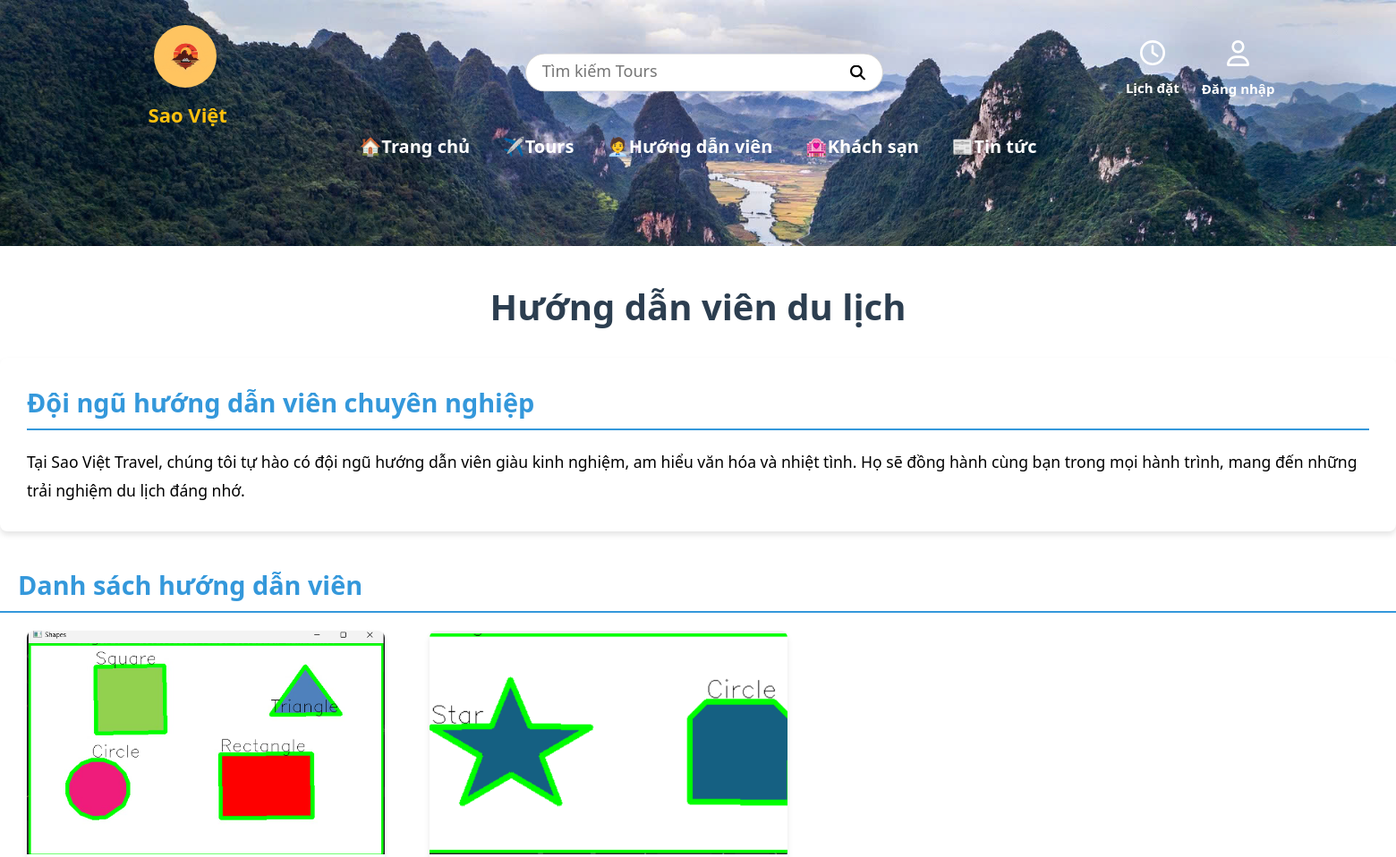
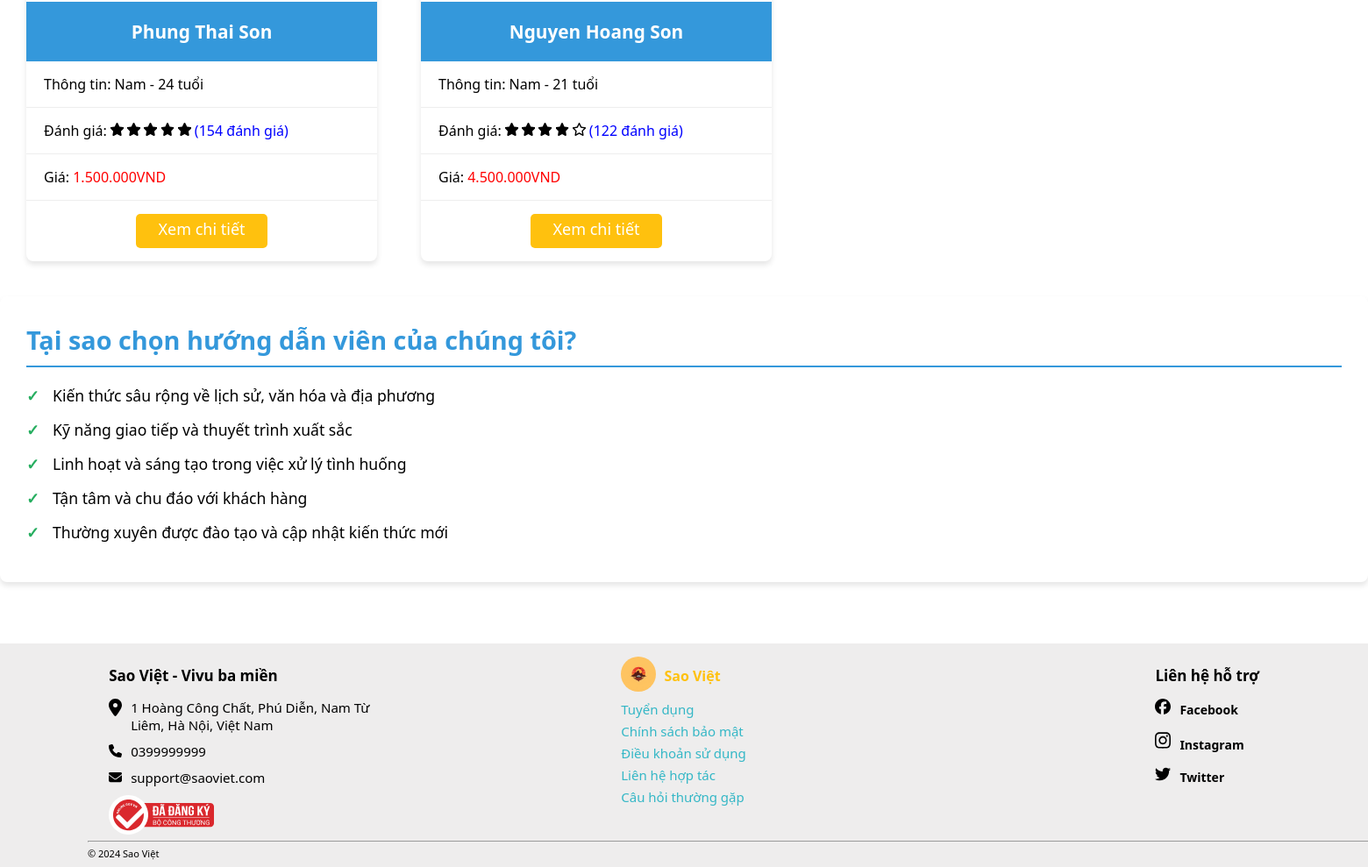
Screenshot of /index.php?controller=guide&action=index with the database file from the repository (2 pictures, top to bottom).
### tables this page shows
CREATE TABLE `huongdanvien` (
  `MaHDV` int(11) NOT NULL,
  `TenHDV` varchar(100) NOT NULL,
  `AnhHDV` varchar(100) NOT NULL,
  `GioiTinh` varchar(10) NOT NULL,
  `NgaySinh` date NOT NULL,
  `SDT` int(10) NOT NULL,
  `Email` varchar(50) NOT NULL,
  `MoTa` text NOT NULL,
  `Gia` varchar(20) NOT NULL,
  `DanhGia` int(5) DEFAULT NULL
);

### Controllers/BaseController.php (called while the page is built, shortened)
<?php
    class BaseController {
        protected function view($viewPath, array $data = []) {
            require(self::VIEW_FORDER_NAME .'/'. str_replace('.', '/', $viewPath).'.php');
        }
    }
?>

### Core/Database.php (called while the page is built, shortened)
<?php
class Database
{
    public function connect()
    {
        $connect = mysqli_connect(self::HOST, self::USER, self::PASS, self::DB_NAME);
        mysqli_set_charset($connect, 'utf8');
        return $connect;
    }
}

### Models/BaseModel.php (called while the page is built, shortened)
<?php
class BaseModel extends Database {
    protected $connect;
    public function __construct() {
        $this->connect = $this->connect();
    }
    public function all($table, $select = ['*']) {
        $columns = implode(', ', $select);
        $sql = "SELECT {$columns} FROM {$table}";
        $query = $this->_query($sql);
        $data = [];
        while ($row = mysqli_fetch_object($query)) {
            array_push($data, $row);
        }
        return $data;
    }
    private function _query($sql) {
        return mysqli_query($this->connect, $sql);
    }
}

### Models/guideModel.php (called while the page is built, shortened)
<?php
    class guideModel extends BaseModel {
        public function getAll() {
            return $this->all(self::TABLE);
        }
    }

### Views/guide/index.php (the view)
<?php if(isset($_REQUEST['idTour'])): ?>
    <main>
        <h1 style="color: red;">Vui lòng chọn hướng dẫn viên du lịch!</h1>
        <section class="guide-list">
            <h2>Danh sách hướng dẫn viên</h2>
            <div class="guide-grid">
                <?php foreach($guides as $item):?>
                    <?php foreach($item as $value):?>
                        <div class="guide-card">
                            <a href="index.php?controller=calendarContent&action=index&idTour=<?=$_REQUEST['idTour']?>&idGuide=<?=$value->MaHDV?>">
                                <img src="./Admin/public/img/guide/<?=$value->AnhHDV?>" alt="anh">
                                <h3><?=$value->TenHDV?></h3>
                                <p>Thông tin: <?=$value->GioiTinh?> -
                                            <?php
                                                $ngaySinh = new DateTime($value->NgaySinh);
                                                $ngayHienTai = new DateTime();
                                                $tuoi = $ngayHienTai->diff($ngaySinh)->y;
                                                echo $tuoi;
                                            ?>
                                            tuổi</p>
                                <p>Ngày khởi hành: <span id="startDate"><?=date('d-m-Y',strtotime($value->NgayKH))?></span></p>
                                <p>Ngày kết thúc: <span id="endDate"><?=date('d-m-Y',strtotime($value->NgayKT))?></span></p>
                                <p>Đánh giá: <span id="evaluate"><?=$value->DanhGia?></span></p>
                                <p>Giá: <span style="color: red;"><?=$value->Gia?>VND</span></p>
                                <p id="linkDetail"><button type="button" onclick="window.location.href='index.php?controller=guide&action=detail&id=<?=$value->MaHDV?>'; return false;">Xem chi tiết</button></p>
                                <p></p>
                            </a>
                        </div>
                    <?php endforeach;?>
                <?php endforeach;?>
            </div>
        </section>
    </main>
<?php else: ?>
    <main>
        <h1>Hướng dẫn viên du lịch</h1>
        <section class="intro">
            <h2>Đội ngũ hướng dẫn viên chuyên nghiệp</h2>
            <p>Tại Sao Việt Travel, chúng tôi tự hào có đội ngũ hướng dẫn viên giàu kinh nghiệm, am hiểu văn hóa và nhiệt tình. Họ sẽ đồng hành cùng bạn trong mọi hành trình, mang đến những trải nghiệm du lịch đáng nhớ.</p>
        </section>
        <section class="guide-list">
            <h2>Danh sách hướng dẫn viên</h2>
            <div class="guide-grid">
                <?php foreach($guides as $value):?>
                    <div class="guide-card">
                        <img src="./Admin/public/img/guide/<?=$value->AnhHDV?>" alt="anh">
                        <h3><?=$value->TenHDV?></h3>
                        <p>Thông tin: <?=$value->GioiTinh?> -
                                    <?php
                                        $ngaySinh = new DateTime($value->NgaySinh);
                                        $ngayHienTai = new DateTime();
                                        $tuoi = $ngayHienTai->diff($ngaySinh)->y;
                                        echo $tuoi;
                                    ?>
                                    tuổi</p>
                        <p>Đánh giá: <span id="evaluate"><?=$value->DanhGia?></span></p>
                        <p>Giá: <span style="color: red;"><?=$value->Gia?>VND</span></p>
                        <p style="text-align: center;"><a href="index.php?controller=guide&action=detail&id=<?=$value->MaHDV?>"><button type="button">Xem chi tiết</button></a></p>
                    </div>
                <?php endforeach;?>
            </div>
        </section>
        <section class="why-choose">
            <h2>Tại sao chọn hướng dẫn viên của chúng tôi?</h2>
            <ul>
                <li>Kiến thức sâu rộng về lịch sử, văn hóa và địa phương</li>
                <li>Kỹ năng giao tiếp và thuyết trình xuất sắc</li>
                <li>Linh hoạt và sáng tạo trong việc xử lý tình huống</li>
                <li>Tận tâm và chu đáo với khách hàng</li>
                <li>Thường xuyên được đào tạo và cập nhật kiến thức mới</li>
            </ul>
        </section>
    </main>
<?php endif; ?>

### public/css/home.css (style rules this page uses)
* { margin: 0; padding: 0; box-sizing: border-box; font-family: "Segoe UI", Roboto, Helvetica, Arial, sans-serif; }
body { z-index: -1; overflow-x: hidden; }

### public/css/guide.css (style rules this page uses)
main { padding: 40px 0; }
h1 { font-size: 2.5em; text-align: center; color: #2c3e50; margin-bottom: 30px; }
h2 { font-size: 1.8em; color: #3498db; margin-bottom: 20px; border-bottom: 2px solid #3498db; padding-bottom: 10px; }
.intro { background-color: #fff; padding: 30px; border-radius: 8px; box-shadow: 0 4px 6px rgba(0,0,0,0.1); margin-bottom: 40px; }
.intro p { font-size: 1.1em; line-height: 1.8; }
.guide-list { margin-bottom: 40px; }
.guide-list h2 { padding-left: 20px; }
.guide-grid { display: grid; grid-template-columns: repeat(auto-fit, minmax(420px, 420px)); gap: 30px; padding: 0 30px; }
.guide-card { width: 400px; background-color: #fff; border-radius: 8px; box-shadow: 0 4px 6px rgba(0,0,0,0.1); overflow: hidden; transition: all 0.3s ease; z-index: 0; }
.guide-card img { width: 400px; height: 250px; object-fit: cover; }
.guide-card h3 { padding: 20px; background-color: #3498db; color: #fff; font-size: 1.3em; text-align: center; }
.guide-card p { padding: 15px 20px; border-bottom: 1px solid #eee; }
.guide-card p:last-child { border-bottom: none; }
.why-choose { background-color: #fff; padding: 30px; border-radius: 8px; box-shadow: 0 4px 6px rgba(0,0,0,0.1); }
.why-choose ul { list-style-type: none; }
.why-choose li { margin-bottom: 15px; padding-left: 30px; position: relative; font-size: 1.1em; }
.why-choose li::before { content: "\2713"; color: #27ae60; position: absolute; left: 0; font-weight: bold; }
.guide-card button { width: 150px; padding: 5px 10px 10px 10px; border: none; border-radius: 5px; background-color: #ffc10e; color: white; cursor: pointer; font-size: 18px; }
.guide-card a { text-decoration: none; color: black; }

### rows the page displays
huongdanvien: AnhHDV (picture), TenHDV "Phung Thai Son", GioiTinh "Nam", Gia "1.500.000"
huongdanvien: AnhHDV (picture), TenHDV "Nguyen Hoang Son", GioiTinh "Nam", Gia "4.500.000"
